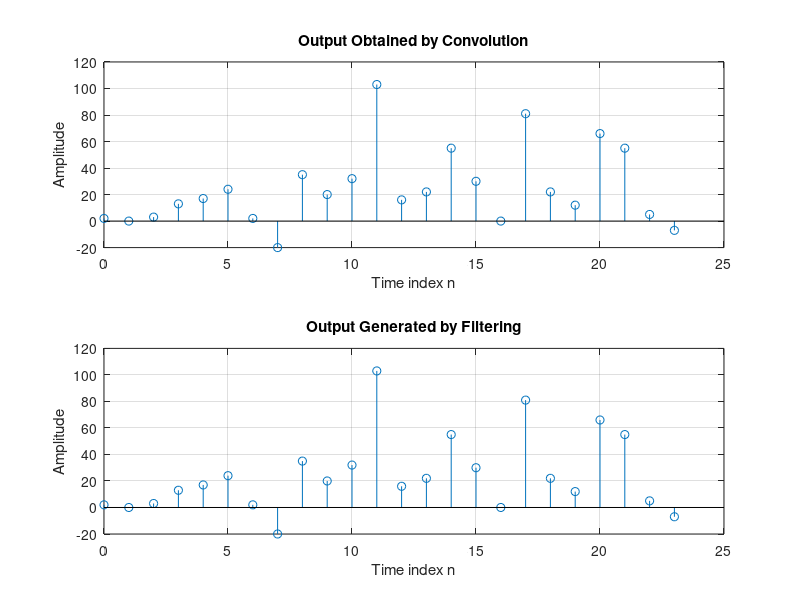

The MATLAB source for this figure:
% Program P2_7 - modified for Q2.29
clf;
h = [1 -2 3 4 -3 2 -1 1 3 6 -3 4 5 2 -1];	% impulse response
x = [2 4 5 3 -2 -1 3 -2 9 7];		% input sequence
y = conv(h,x);
n = 0:23;
subplot(2,1,1);
stem(n,y);
xlabel('Time index n'); ylabel('Amplitude');
title('Output Obtained by Convolution'); grid;
x1 = [x zeros(1,14)];
y1 = filter(h,1,x1);
subplot(2,1,2);
stem(n,y1);
xlabel('Time index n'); ylabel('Amplitude');
title('Output Generated by Filtering'); grid;
